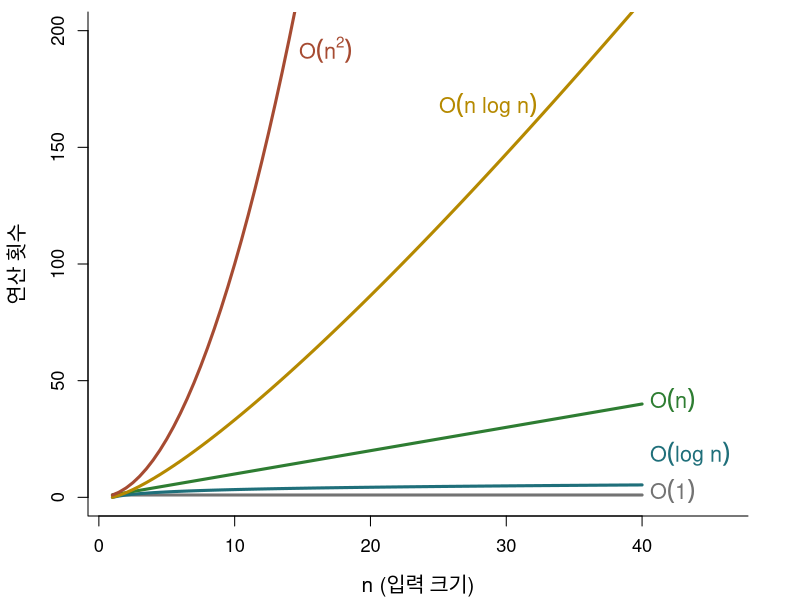
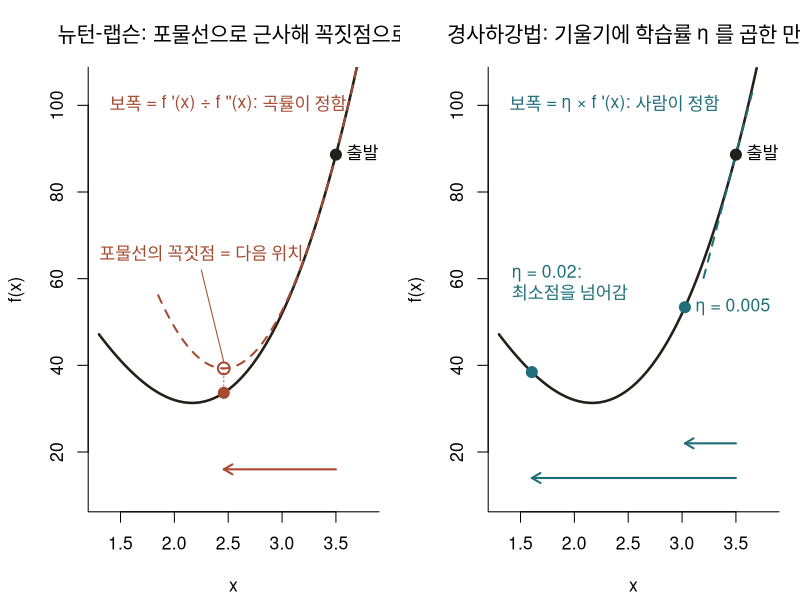
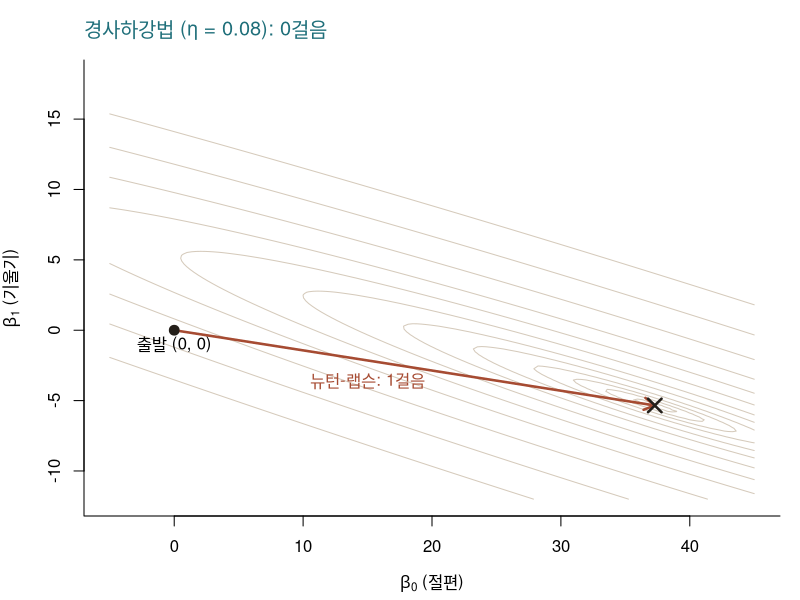
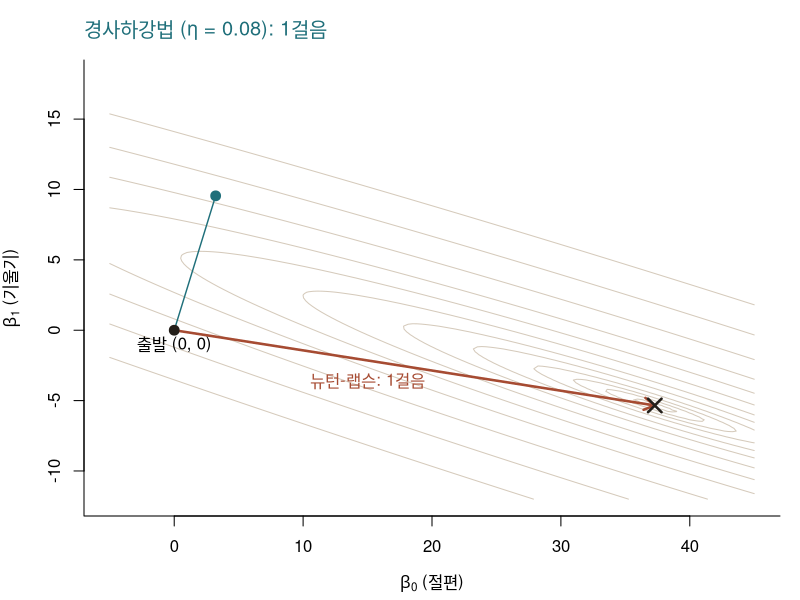
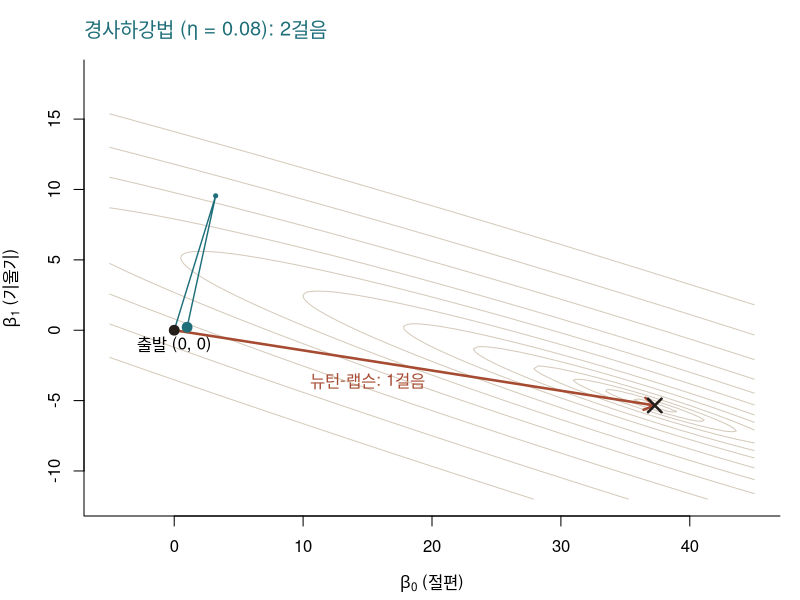
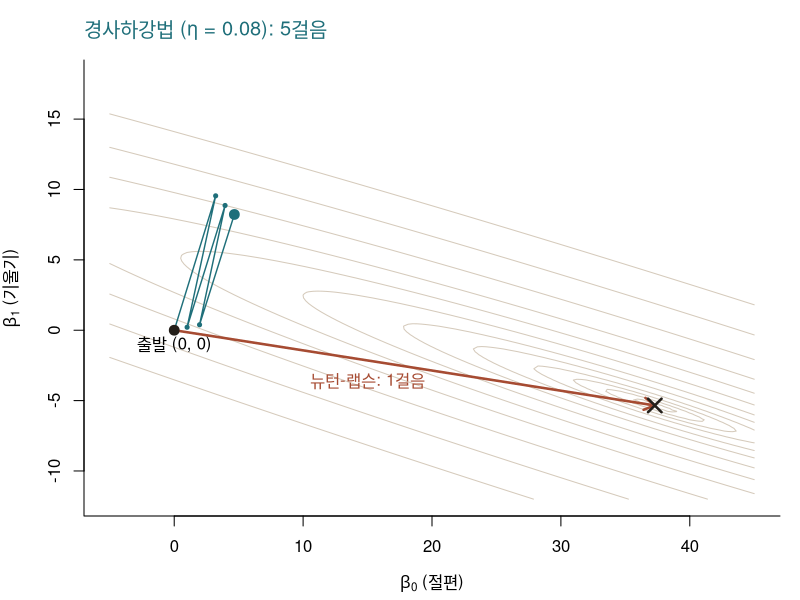
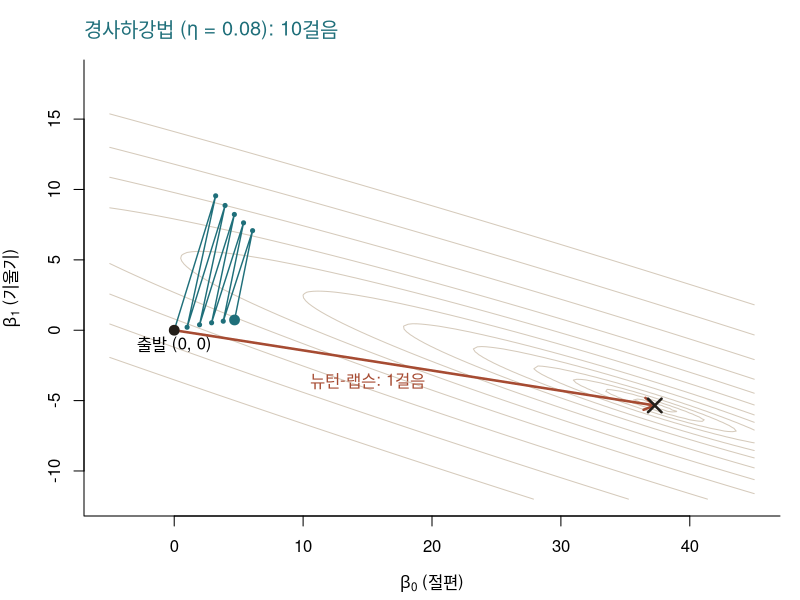
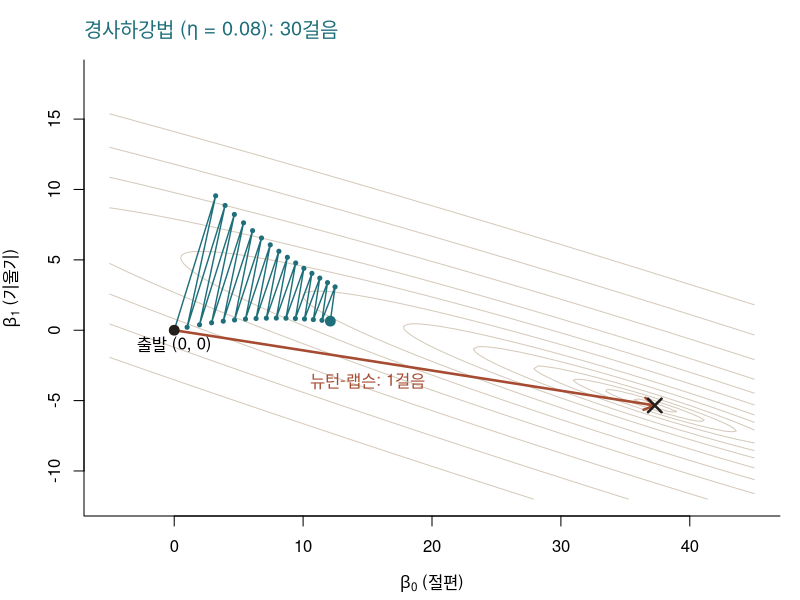

These charts were generated, in order, by the following R code:
## ---- chunk 1
library(knitr)

# 슬라이드는 폭이 좁다. 출력 폭을 46자로 접는다.
options(linewidth = 46, width = 46)
hook_output <- knitr::knit_hooks$get("output")
knit_hooks$set(output = function(x, options) {
  if (!is.null(n <- options$linewidth)) {
    x <- knitr:::split_lines(x)
    if (any(nchar(x) > n)) x <- strwrap(x, width = n)
    x <- paste(x, collapse = "\n")
  }
  hook_output(x, options)
})
## ---- chunk 2
half_count <- function(pages) {
  count <- 0
  while (pages > 1) {
    pages <- ceiling(pages / 2)   # 없는 쪽 절반을 버림
    count <- count + 1
  }
  count
}
sapply(c(1000, 10000, 1e6), half_count)
## ---- chunk 3
clean_room <- function(n_row, n_col) {
  visit <- matrix(0L, n_row, n_col)  # 청소 순서
  step <- 0L
  for (i in seq_len(n_row)) {          # 1. 한 줄씩
    cols <- seq_len(n_col)
    if (i %% 2 == 0) cols <- rev(cols) # 3. 방향 반대로
    for (j in cols) {                  # 2. 줄 끝까지
      step <- step + 1L
      visit[i, j] <- step
    }
  }
  visit                                # 4. 멈춤
}
clean_room(4, 6)
## ---- chunk 4
prealloc_vec <- function(n) {
  x <- numeric(n)
  for (i in seq_len(n)) x[i] <- i
  x
}
grow_vec <- function(n) {
  x <- NULL
  for (i in seq_len(n)) x <- c(x, i)
  x
}
## ---- chunk 5
identical(prealloc_vec(1000), as.numeric(grow_vec(1000)))
## ---- chunk 6
#| output-location: fragment
n <- 50000
data.frame(
  방식 = c("사전 할당", "이어 붙이기"),
  초 = c(system.time(prealloc_vec(n))[["elapsed"]],
         system.time(grow_vec(n))[["elapsed"]])
)
## ---- chunk 7
n <- c(10, 100, 1000, 1e6)
fmt <- function(x) format(x, big.mark = ",", scientific = FALSE)
tab <- data.frame(
  n = fmt(n),
  o1 = c("1", "1", "1", "1"),
  ologn = c("3", "7", "10", "20"),
  on = fmt(n),
  onlogn = fmt(round(n * log2(n))),
  on2 = c(fmt(n[1:3]^2), "1e+12"),
  o2n = c("1,024", "1.3e+30", "1.1e+301", "9.9e+301029")
)
names(tab) <- c("n", "O(1)", "O(log n)", "O(n)", "O(n log n)", "O(n^2)", "O(2^n)")
kable(tab, align = rep("r", 7))
## ---- chunk 8
op <- par(mar = c(4.2, 4.4, 0.6, 2.6))
nn <- seq(1, 40, by = 0.5)
plot(range(nn), c(0, 200), xlim = c(1, 46), type = "n", xlab = "n (입력 크기)",
     ylab = "연산 횟수", bty = "l", cex.lab = 1.25, cex.axis = 1.1)
lines(nn, rep(1, length(nn)), lwd = 3, col = "grey45")
lines(nn, log2(nn), lwd = 3, col = "#1F6F7A")
lines(nn, nn, lwd = 3, col = "#2E7D32")
lines(nn, nn * log2(nn), lwd = 3, col = "#B58900")
lines(nn, nn^2, lwd = 3, col = "#A64B32")
text(40, 1, expression(O(1)), pos = 4, offset = 0.4, col = "grey45", cex = 1.3)
text(40, 17, expression(O(log~n)), pos = 4, offset = 0.4, col = "#1F6F7A", cex = 1.3)
text(40, 40, expression(O(n)), pos = 4, offset = 0.4, col = "#2E7D32", cex = 1.3)
text(33, 33 * log2(33), expression(O(n~log~n)), pos = 2, col = "#B58900", cex = 1.3)
text(14, 190, expression(O(n^2)), pos = 4, col = "#A64B32", cex = 1.3)
par(op)
## ---- chunk 9
recursive_sum <- function(n) {
  if (n == 1) return(n)      # 1. 종료 조건
  n + recursive_sum(n - 1)   # 2. 작게 호출, 3. n 을 더함
}
## ---- chunk 10
#| collapse: true
recursive_sum(3)
recursive_sum(10)      # 1 + 2 + ... + 10
## ---- chunk 11
sum_trace <- function(n, depth = 0) {
  pad <- strrep("  ", depth)          # 깊이만큼 들여쓰기
  cat(pad, "S(", n, ") 호출\n", sep = "")
  if (n == 1) s <- n                  # 1. 종료 조건
  else s <- n + sum_trace(n - 1, depth + 1)   # 2, 3
  cat(pad, "S(", n, ") = ", s, " 반환\n", sep = "")
  s
}
sum_trace(3)
## ---- chunk 12
#| output-location: fragment
tryCatch(recursive_sum(0),
         error = function(e) cat("오류:", conditionMessage(e), "\n"))
## ---- chunk 13
recursive_sum2 <- function(n) {
  if (n <= 1) return(n)          # 경계 조건을 포함한다
  n + recursive_sum2(n - 1)
}
c(recursive_sum2(0), recursive_sum2(1), recursive_sum2(100))
## ---- chunk 14
#| collapse: true
factorial_manual <- function(n) {
  if (n == 0) return(1)          # 1. 종료 조건
  n * factorial_manual(n - 1)    # 2. 작게 호출, 3. 곱함
}
factorial_manual(4)
factorial_manual(10)
factorial(10)                    # 내장 함수로 대조
all(sapply(0:10, factorial_manual) == factorial(0:10))
## ---- chunk 15
#| output-location: column
move_hanoi <- function(k, from, to, via) {
  if (k == 1) {                                         # 1. 종료 조건
    cat(sprintf("원판 1: %s -> %s\n", from, to))
  } else {                                              # 3. 세 줄을 이 순서로
    move_hanoi(k - 1, from = from, to = via, via = to)  # 2. 위 k-1 개
    cat(sprintf("원판 %d: %s -> %s\n", k, from, to))     #    가장 큰 원판
    move_hanoi(k - 1, from = via, to = to, via = from)  # 2. 나머지 k-1 개
  }
}
move_hanoi(3, "A", "C", "B")
## ---- chunk 16
#| output-location: fragment
recursive_sum2(1000)                     # 깊이 1000: 정상

tryCatch(recursive_sum2(5000),           # 깊이 5000: 중첩 한계
         error = function(e) cat("오류:", conditionMessage(e), "\n"))
## ---- chunk 17
#| collapse: true
iterative_sum <- function(n) {
  s <- 0                          # 누적 변수 하나: O(1)
  for (i in seq_len(n)) s <- s + i
  s
}
iterative_sum(5000)               # 깊이 제한 없음
## ---- chunk 18
linear_search <- function(target, vec) {
  for (i in seq_along(vec)) {         # 1. 하나씩
    if (vec[i] == target) return(i)   # 2. 찾으면 위치
  }
  NA_integer_                         # 3. 끝까지 없음
}
## ---- chunk 19
#| collapse: true
v8 <- c(3, 8, 15, 21, 30, 42, 57, 64)
linear_search(42, v8)          # 6번 비교
linear_search(10, v8)          # 8번 모두 비교
linear_search(10, numeric(0))  # 빈 벡터
## ---- chunk 20
binary_search <- function(target, ovec, verbose = FALSE) {
  lo <- 1L; hi <- length(ovec)
  while (lo <= hi) {
    mid <- (lo + hi) %/% 2L
    if (verbose) cat(sprintf("lo=%d hi=%d mid=%d 값=%g\n",
                             lo, hi, mid, ovec[mid]))
    if (ovec[mid] == target) return(mid)
    if (ovec[mid] > target) hi <- mid - 1L
    else lo <- mid + 1L
  }
  NA_integer_
}
## ---- chunk 21
#| collapse: true
binary_search(57, v8, verbose = TRUE)
binary_search(10, v8, verbose = TRUE)
## ---- chunk 22
#| collapse: true
u8 <- c(3, 8, 15, 64, 30, 42, 57, 21)
binary_search(21, u8, verbose = TRUE)
which(u8 == 21)
## ---- chunk 23
rbinary_search <- function(target, ovec, minL, maxL) {
  if (maxL <= minL) return(NA_integer_)
  midL <- floor((minL + maxL) / 2)
  if (ovec[midL] > target) {
    rbinary_search(target, ovec, minL, midL - 1)
  } else if (ovec[midL] < target) {
    rbinary_search(target, ovec, midL + 1, maxL)
  } else {
    return(midL)
  }
}
set.seed(1)
x <- sort(sample(1:100, 20))
## ---- chunk 24
#| collapse: true
# 3.2 의 반복문 구현
all(sapply(x, binary_search, ovec = x) == seq_along(x))

# 재귀 구현
found <- sapply(x, rbinary_search, ovec = x,
                minL = 1, maxL = length(x))
sum(is.na(found))
which(is.na(found))
## ---- chunk 25
#| collapse: true
rbinary_search2 <- function(target, ovec, lo = 1L, hi = length(ovec)) {
  if (lo > hi) return(NA_integer_)          # 탐색 범위가 비었을 때만 종료
  mid <- (lo + hi) %/% 2L
  if (ovec[mid] == target) mid
  else if (ovec[mid] > target) rbinary_search2(target, ovec, lo, mid - 1L)
  else rbinary_search2(target, ovec, mid + 1L, hi)
}
all(sapply(x, rbinary_search2, ovec = x) == seq_along(x))   # 전수 검사
c(rbinary_search2(5, numeric(0)),     # 경계 사례: 빈 벡터,
  rbinary_search2(5, 5),              # 길이 1 인 벡터,
  rbinary_search2(101, x))            # 없는 값
## ---- chunk 26
count_linear <- function(target, vec) {
  n <- 0L
  for (i in seq_along(vec)) { n <- n + 1L; if (vec[i] == target) return(n) }
  n
}
count_binary <- function(target, ovec) {
  lo <- 1L; hi <- length(ovec); n <- 0L
  while (lo <= hi) {
    n <- n + 1L
    mid <- (lo + hi) %/% 2L
    if (ovec[mid] == target) return(n)
    if (ovec[mid] > target) hi <- mid - 1L else lo <- mid + 1L
  }
  n
}
set.seed(1)
sizes <- c(100, 1000, 10000)
cmp <- t(sapply(sizes, function(n) {
  v <- seq_len(n); ks <- sample(v, 100)
  c(선형 = mean(sapply(ks, count_linear, vec = v)),
    이진 = mean(sapply(ks, count_binary, ovec = v)))
}))
kable(data.frame(n = format(sizes, big.mark = ","), round(cmp, 1)), align = "r")
## ---- chunk 27
bubble_sort <- function(x) {
  n <- length(x)
  if (n < 2) return(x)
  for (i in seq_len(n - 1)) {
    for (j in seq_len(n - i)) {
      if (x[j] > x[j + 1]) {
        temp <- x[j]
        x[j] <- x[j + 1]
        x[j + 1] <- temp
      }
    }
  }
  x
}
## ---- chunk 28
#| collapse: true
v6 <- c(5, 2, 4, 6, 1, 3)
bubble_sort(v6)
set.seed(1234); v <- sample(1:100, 15)
identical(bubble_sort(v), sort(v))     # 내장 sort() 와 대조
## ---- chunk 29
insertion_sort <- function(x) {
  n <- length(x)
  if (n < 2) return(x)
  for (i in 2:n) {
    key <- x[i]
    j <- i - 1
    while (j >= 1 && x[j] > key) {
      x[j + 1] <- x[j]
      j <- j - 1
    }
    x[j + 1] <- key
  }
  x
}
## ---- chunk 30
#| collapse: true
insertion_sort(v6)
identical(insertion_sort(v), sort(v))
## ---- chunk 31
smerge <- function(left, right) {
  temp <- numeric(length(left) + length(right))  # 결과를 담을 벡터
  l <- r <- 1L                                   # 두 벡터의 맨 앞
  for (i in seq_along(temp)) {
    if (r > length(right) ||                     # 오른쪽이 바닥났거나
        (l <= length(left) && left[l] <= right[r])) {  # 왼쪽이 작거나 같으면
      temp[i] <- left[l]; l <- l + 1L            # 왼쪽에서 꺼냄
    } else {
      temp[i] <- right[r]; r <- r + 1L           # 오른쪽에서 꺼냄
    }
  }
  temp
}
## ---- chunk 32
#| collapse: true
smerge(c(2, 4, 5), c(1, 3, 6))          # 손 추적과 대조
smerge(c(1, 4, 9), c(2, 3, 10))
smerge(numeric(0), c(1, 3))             # 경계: 한쪽이 빈 벡터
## ---- chunk 33
#| collapse: true
merge_sort <- function(x) {
  n <- length(x)
  if (n <= 1) return(x)                   # 1. 종료 조건
  mid <- n %/% 2L
  left  <- merge_sort(x[1:mid])           # 2. 앞 절반
  right <- merge_sort(x[(mid + 1):n])     # 2. 뒤 절반
  smerge(left, right)                     # 3. 합치기
}
merge_sort(v6)
identical(merge_sort(v), as.numeric(sort(v)))
## ---- chunk 34
quick_sort <- function(x) {
  if (length(x) <= 1) return(x)
  pivot <- x[1]
  small <- x[x < pivot]
  same  <- x[x == pivot]
  big   <- x[x > pivot]
  c(quick_sort(small), same, quick_sort(big))
}
## ---- chunk 35
quick_trace <- function(x, depth = 0) {
  if (length(x) <= 1) return(x)
  pivot <- x[1]
  small <- x[x < pivot]
  big <- x[x > pivot]
  cat(strrep("  ", depth), "[", paste(small, collapse = " "), "] ", pivot,
      " [", paste(big, collapse = " "), "]\n", sep = "")
  c(quick_trace(small, depth + 1), x[x == pivot], quick_trace(big, depth + 1))
}
## ---- chunk 36
#| collapse: true
quick_sort(v6)
identical(quick_sort(v), sort(v))
res <- quick_trace(v6)    # [작은 무리] 기준값 [큰 무리]
## ---- chunk 37
res <- quick_trace(1:6)
## ---- chunk 38
#| output-location: fragment
set.seed(1)
identical(quick_sort(sample(5000)), 1:5000)
tryCatch(quick_sort(1:5000),
         error = function(e) conditionMessage(e))
## ---- chunk 39
bubble_count <- function(x) {
  n <- length(x); cnt <- 0
  for (i in seq_len(n - 1)) for (j in seq_len(n - i)) {
    cnt <- cnt + 1
    if (x[j] > x[j + 1]) { temp <- x[j]; x[j] <- x[j + 1]; x[j + 1] <- temp }
  }
  cnt
}
insertion_count <- function(x) {
  n <- length(x); cnt <- 0
  if (n < 2) return(cnt)
  for (i in 2:n) {
    key <- x[i]; j <- i - 1
    while (j >= 1) {
      cnt <- cnt + 1
      if (x[j] <= key) break
      x[j + 1] <- x[j]; j <- j - 1
    }
    x[j + 1] <- key
  }
  cnt
}
merge_count <- function(x) {
  sort_count <- function(x) {
    n <- length(x)
    if (n <= 1) return(list(x = x, cnt = 0))
    mid <- n %/% 2L
    a <- sort_count(x[1:mid]); b <- sort_count(x[(mid + 1):n])
    left <- a$x; right <- b$x
    out <- numeric(n); l <- r <- 1L; cnt <- a$cnt + b$cnt
    for (i in seq_len(n)) {
      both <- l <= length(left) && r <= length(right)
      if (both) cnt <- cnt + 1
      if ((both && left[l] <= right[r]) || r > length(right)) {
        out[i] <- left[l]; l <- l + 1L
      } else {
        out[i] <- right[r]; r <- r + 1L
      }
    }
    list(x = out, cnt = cnt)
  }
  sort_count(x)$cnt
}
quick_count <- function(x) {
  if (length(x) <= 1) return(0)
  pivot <- x[1]
  (length(x) - 1) + quick_count(x[x < pivot]) + quick_count(x[x > pivot])
}
set.seed(1234)
sizes <- c(500, 1000, 2000)
cnt <- t(sapply(sizes, function(n) {
  v <- sample(n)
  c(bubble_count(v), insertion_count(v), merge_count(v), quick_count(v))
}))
f2 <- function(x) format(x, big.mark = ",", scientific = FALSE)
kable(data.frame(
  n = f2(sizes),
  버블 = f2(cnt[, 1]),
  `n(n-1)/2` = f2(sizes * (sizes - 1) / 2),
  삽입 = f2(cnt[, 2]),
  `n²/4` = f2(sizes^2 / 4),
  병합 = f2(cnt[, 3]),
  퀵 = f2(cnt[, 4]),
  `n log₂n` = f2(round(sizes * log2(sizes))),
  check.names = FALSE), align = "r")
## ---- chunk 40
set.seed(1234)
tm <- t(sapply(sizes, function(n) {
  v <- sample(n)
  c(버블 = system.time(bubble_sort(v))[["elapsed"]],
    삽입 = system.time(insertion_sort(v))[["elapsed"]],
    병합 = system.time(merge_sort(v))[["elapsed"]],
    퀵 = system.time(quick_sort(v))[["elapsed"]])
}))
kable(data.frame(n = f2(sizes), tm), align = "r")
## ---- chunk 41
set.seed(1234)
n <- 1000
inputs <- list(무작위 = sample(n), 정렬됨 = 1:n, 역순 = n:1)
tab <- t(sapply(inputs, function(v) {
  c(버블 = bubble_count(v), 삽입 = insertion_count(v),
    병합 = merge_count(v), 퀵 = quick_count(v))
}))
kable(data.frame(입력 = names(inputs), apply(tab, 2, f2),
                 check.names = FALSE), align = "lrrrr", row.names = FALSE)
## ---- chunk 42
newton <- function(f, fp, x0, tol = 1e-8, max_iter = 50) {
  x <- x0
  path <- matrix(x0, nrow = 1)
  for (iter in seq_len(max_iter)) {
    step <- as.vector(solve(fp(x), f(x)))
    x <- x - step
    path <- rbind(path, x)
    if (max(abs(step)) < tol) break
  }
  list(x = x, iter = iter, path = unname(path))
}
## ---- chunk 43
#| collapse: true
f  <- function(x) 5 * x^3 - 7 * x^2 - 40 * x + 100
fp <- function(x) 15 * x^2 - 14 * x - 40   # 손으로 미분
r <- newton(f, fp, x0 = -5)
r$x
r$iter
f(r$x)                                      # 해에서 f 는 0 인가
## ---- chunk 44
data.frame(반복 = 0:r$iter, x = r$path[, 1],
           fx = f(r$path[, 1]))
## ---- chunk 45
#| collapse: true
roots <- polyroot(c(100, -40, -7, 5))
Re(roots)[abs(Im(roots)) < 1e-8]     # 실근만
## ---- chunk 46
t(sapply(c(-5, -1, 0, 1, 5), function(x0) {
  r <- newton(f, fp, x0)
  c(x0 = x0, x = r$x, iter = r$iter, fx = f(r$x))
}))
## ---- chunk 47
#| collapse: true
fpp <- function(x) 30 * x - 14       # 손으로 구한 f''
D(D(body(f), "x"), "x")              # 기호 미분과 대조
t(sapply(c(-5, -1, 0, 1, 5), function(x0) {
  r <- newton(fp, fpp, x0)           # f, fp 자리에 fp, fpp
  c(x0 = x0, x = r$x, iter = r$iter, f2 = fpp(r$x))
}))
## ---- chunk 48
#| collapse: true
X <- cbind(1, mtcars$wt)                 # 첫 열 = 절편
y <- mtcars$mpg
grad_S <- function(b) -2 * t(X) %*% (y - X %*% b)
hess_S <- function(b) 2 * t(X) %*% X     # b 가 없다
r <- newton(grad_S, hess_S, c(0, 0))
r$path                                   # 0, 1, 2번째 위치
## ---- chunk 49
#| output-location: fragment
coef(lm(mpg ~ wt, data = mtcars))
## ---- chunk 50
#| collapse: true
am <- mtcars$am
prob <- function(b) as.vector(1 / (1 + exp(-X %*% b)))
grad_l <- function(b) t(X) %*% (am - prob(b))      # 기울기
hess_l <- function(b) {                            # 헤세 행렬
  p <- prob(b)
  -t(X) %*% (X * (p * (1 - p)))   # X 의 각 행에 p(1-p) 를 곱함
}
r_logit <- newton(grad_l, hess_l, c(0, 0))
r_logit$x
r_logit$iter
## ---- chunk 51
loglik <- function(b) sum(am * log(prob(b)) + (1 - am) * log(1 - prob(b)))
P <- r_logit$path
kable(data.frame(
  반복 = 0:r_logit$iter, b0 = sprintf("%.6f", P[, 1]), b1 = sprintf("%.6f", P[, 2]),
  로그가능도 = sprintf("%.6f", apply(P, 1, loglik)),
  갱신폭 = c("출발점", sprintf("%.1e", apply(abs(diff(P)), 1, max)))), align = "rrrrr")
## ---- chunk 52
#| output-location: fragment
fit <- glm(am ~ wt, family = binomial,
           data = mtcars)
coef(fit)
## ---- chunk 53
brick <- "#A64B32"; teal <- "#1F6F7A"; ink <- "#241F1A"

# 1차원: 5.4 의 f(x) 에서 한 걸음
f1   <- function(x) 5 * x^3 - 7 * x^2 - 40 * x + 100
f1p  <- function(x) 15 * x^2 - 14 * x - 40
f1pp <- function(x) 30 * x - 14

# 2차원: 5.5 의 회귀, 평균제곱오차의 등고선과 경로
gd_X <- cbind(1, mtcars$wt); gd_y <- mtcars$mpg
gd_grad <- function(b) as.vector(-2 / nrow(gd_X) * t(gd_X) %*% (gd_y - gd_X %*% b))
gd_bhat <- as.vector(solve(t(gd_X) %*% gd_X, t(gd_X) %*% gd_y))
gd_walk <- function(eta, steps) {
  path <- matrix(0, steps + 1, 2)
  for (k in seq_len(steps)) path[k + 1, ] <- path[k, ] - eta * gd_grad(path[k, ])
  path
}
gd_b0 <- seq(-5, 45, length.out = 150)
gd_b1 <- seq(-12, 18, length.out = 150)
gd_mse <- outer(gd_b0, gd_b1, Vectorize(function(a, b) mean((gd_y - a - b * mtcars$wt)^2)))
gd_draw <- function(path, k, eta, note = "") {
  op <- par(mar = c(4.2, 4.2, 3, 1))
  on.exit(par(op))
  contour(gd_b0, gd_b1, gd_mse, levels = c(9, 10, 12, 16, 25, 40, 70, 120, 200, 350, 600, 1000),
          drawlabels = FALSE, col = "#D5CABB", bty = "l",
          xlab = expression(beta[0] * " (절편)"), ylab = expression(beta[1] * " (기울기)"))
  title(main = sprintf("경사하강법 (η = %s): %s걸음%s", eta, format(k, big.mark = ","), note),
        col.main = teal, font.main = 1, adj = 0)
  arrows(0, 0, gd_bhat[1], gd_bhat[2], length = 0.12, lwd = 2.5, col = brick)
  text(15, -3.6, "뉴턴-랩슨: 1걸음", col = brick)
  if (k > 0) {
    lines(path[1:(k + 1), 1], path[1:(k + 1), 2], col = teal, lwd = 1.4)
    points(path[2:(k + 1), 1], path[2:(k + 1), 2], col = teal, pch = 19, cex = 0.55)
    points(path[k + 1, 1], path[k + 1, 2], col = teal, pch = 19, cex = 1.3)
  }
  points(0, 0, pch = 19, col = ink, cex = 1.3)
  text(0, 0, "출발 (0, 0)", pos = 1)
  points(gd_bhat[1], gd_bhat[2], pch = 4, col = ink, cex = 1.8, lwd = 2.5)
}
## ---- chunk 54
op <- par(mfrow = c(1, 2), mar = c(4.2, 4.2, 3.2, 1), cex = 1.05)
x0 <- 3.5
xs <- seq(1.3, 3.8, length.out = 300)
plot(xs, f1(xs), type = "l", lwd = 2.5, col = ink, ylim = c(10, 105), xlab = "x", ylab = "f(x)",
     bty = "l", main = "뉴턴-랩슨: 포물선으로 근사해 꼭짓점으로", font.main = 1)
q <- function(x) f1(x0) + f1p(x0) * (x - x0) + f1pp(x0) / 2 * (x - x0)^2
xq <- seq(1.85, 3.75, length.out = 200)
lines(xq, q(xq), lty = 2, lwd = 2, col = brick)
x1 <- x0 - f1p(x0) / f1pp(x0)
segments(x1, q(x1), x1, f1(x1), lty = 3, col = brick)
points(x1, q(x1), pch = 1, col = brick, cex = 1.5, lwd = 2)
points(c(x0, x1), f1(c(x0, x1)), pch = 19, col = c(ink, brick), cex = 1.4)
text(x0, f1(x0), "출발점", pos = 4)
segments(x1, q(x1) + 1.5, 2.25, 62, col = brick)
text(2.25, 62, "포물선의 꼭짓점 = 다음 위치", pos = 3, col = brick)
arrows(x0, 16, x1, 16, length = 0.1, lwd = 2, col = brick)
text(1.3, 100, "보폭 = f '(x) ÷ f ''(x): 곡률이 정함", pos = 4, col = brick)

plot(xs, f1(xs), type = "l", lwd = 2.5, col = ink, ylim = c(10, 105), xlab = "x", ylab = "f(x)",
     bty = "l", main = "경사하강법: 기울기에 학습률 η 를 곱한 만큼", font.main = 1)
xt <- seq(x0 - 0.3, x0 + 0.15, length.out = 20)
lines(xt, f1(x0) + f1p(x0) * (xt - x0), lty = 2, lwd = 2, col = teal)
x_small <- x0 - 0.005 * f1p(x0)
x_big <- x0 - 0.02 * f1p(x0)
points(c(x0, x_small, x_big), f1(c(x0, x_small, x_big)), pch = 19, col = c(ink, teal, teal), cex = 1.4)
text(x0, f1(x0), "출발점", pos = 4)
text(x_small, f1(x_small), "η = 0.005", pos = 4, col = teal)
text(1.32, 58, "η = 0.02:\n최소점을 넘어감", pos = 4, col = teal)
arrows(x0, 22, x_small, 22, length = 0.1, lwd = 2, col = teal)
arrows(x0, 14, x_big, 14, length = 0.1, lwd = 2, col = teal)
text(1.3, 100, "보폭 = η × f '(x): 사람이 정함", pos = 4, col = teal)
par(op)
## ---- chunk 55
path08 <- gd_walk(0.08, 1272)
path09 <- gd_walk(0.09, 7)
frames <- list(list(path08, 0, "0.08", ""), list(path08, 1, "0.08", ""), list(path08, 2, "0.08", ""),
               list(path08, 5, "0.08", ""), list(path08, 10, "0.08", ""), list(path08, 30, "0.08", ""),
               list(path08, 100, "0.08", ""), list(path08, 400, "0.08", ""), list(path08, 1272, "0.08", ""),
               list(path09, 2, "0.09", ", 튀는 폭이 커짐"), list(path09, 4, "0.09", ", 튀는 폭이 커짐"),
               list(path09, 7, "0.09", ", 튀는 폭이 커짐"))
cat("::: {.r-stack}\n")
for (i in seq_along(frames)) {
  fr <- frames[[i]]
  file <- knitr::fig_path(sprintf("frame-%02d.png", i))
  dir.create(dirname(file), recursive = TRUE, showWarnings = FALSE)
  png(file, width = 944, height = 580, res = 132)
  gd_draw(fr[[1]], fr[[2]], fr[[3]], fr[[4]])
  dev.off()
  attrs <- if (i == 1) "" else sprintf(' .fragment fragment-index="%d"', i - 1)
  cat(sprintf('![](%s){width="100%%"%s}\n\n', file, attrs))
}
cat(":::\n")
## ---- chunk 56
gd_ls <- function(X, y, eta, beta = c(0, 0), tol = 1e-6, max_iters = 1e5) {
  n <- nrow(X)
  for (iter in seq_len(max_iters)) {
    g <- as.vector(-2 / n * t(X) %*% (y - X %*% beta))
    if (sqrt(sum(g^2)) < tol) break
    beta <- beta - eta * g
    if (max(abs(beta)) > 1e6) return(c(eta, NA, NA, NA))
  }
  c(eta, iter, beta)
}
res <- t(sapply(c(0.01, 0.05, 0.08, 0.09), function(eta) gd_ls(X, y, eta)))
kable(data.frame(학습률 = res[, 1],
                 걸음 = ifelse(is.na(res[, 2]), "발산", f2(res[, 2])),
                 b0 = ifelse(is.na(res[, 3]), "", sprintf("%.4f", res[, 3])),
                 b1 = ifelse(is.na(res[, 4]), "", sprintf("%.4f", res[, 4]))),
      align = "rrrr")
## ---- chunk 57
# 생성: Claude Opus 5, 2026-09-11. 수정 없이 그대로 수록.
binary_search_rec <- function(vec, target, lo = 1, hi = length(vec)) {
  if (lo > hi) return(NA_integer_)
  mid <- (lo + hi) %/% 2
  if (vec[mid] == target) return(mid)
  else if (vec[mid] > target) binary_search_rec(vec, target, lo, mid - 1)
  else binary_search_rec(vec, target, mid + 1, hi)
}
## ---- chunk 58
#| output-location: fragment
v <- seq(1, 40, by = 3)
# 1. 전수 검사
c1 <- all(vapply(seq_along(v), function(i) as.integer(binary_search_rec(v, v[i])),
                 integer(1)) == seq_along(v))
# 2. 경계 사례: 빈 벡터, 길이 1인 벡터, 존재하지 않는 값
c2 <- all(is.na(c(binary_search_rec(numeric(0), 5), binary_search_rec(7, 9))))
# 3. 무작위 대조: 정답이 알려진 which() 와 500회 대조
set.seed(20260911)
c3 <- all(replicate(500, {
  w <- sort(sample(1:200, sample(1:60, 1)))
  k <- sample(1:200, 1)
  got <- binary_search_rec(w, k); want <- which(w == k)
  if (length(want) == 0) is.na(got) else (!is.na(got) && got %in% want)
}))

c(전수검사 = c1, 경계사례 = c2, 무작위대조 = c3)
## ---- chunk 59
#| output-location: fragment
d <- c(1, 3, 3, 3, 5, 7)
c(이_구현 = binary_search_rec(d, 3), R의_match = match(3, d))   # 중복값

u <- c(19, 7, 2, 15, 10)                                        # 정렬 안 된 입력
c(반환 = binary_search_rec(u, 19), 실제_위치 = which(u == 19))
